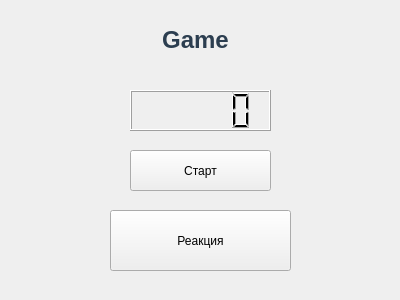
<?xml version="1.0" encoding="UTF-8"?>
<ui version="4.0">
 <class>Play</class>
 <widget class="QWidget" name="Play">
  <property name="geometry">
   <rect>
    <x>0</x>
    <y>0</y>
    <width>400</width>
    <height>300</height>
   </rect>
  </property>
  <property name="windowTitle">
   <string>Form</string>
  </property>
  <widget class="QLabel" name="label">
   <property name="geometry">
    <rect>
     <x>150</x>
     <y>20</y>
     <width>91</width>
     <height>41</height>
    </rect>
   </property>
   <property name="text">
    <string>&lt;html&gt;&lt;head/&gt;&lt;body&gt;&lt;p align=&quot;center&quot;&gt;&lt;span style=&quot; font-size:18pt; font-weight:700; color:#2c3e50;&quot;&gt;Game&lt;/span&gt;&lt;/p&gt;&lt;/body&gt;&lt;/html&gt;</string>
   </property>
  </widget>
  <widget class="QPushButton" name="reactionButton">
   <property name="geometry">
    <rect>
     <x>110</x>
     <y>210</y>
     <width>181</width>
     <height>61</height>
    </rect>
   </property>
   <property name="text">
    <string>Реакция</string>
   </property>
  </widget>
  <widget class="QPushButton" name="startButton">
   <property name="geometry">
    <rect>
     <x>130</x>
     <y>150</y>
     <width>141</width>
     <height>41</height>
    </rect>
   </property>
   <property name="text">
    <string>Старт</string>
   </property>
  </widget>
  <widget class="QLCDNumber" name="scoreDisplay">
   <property name="geometry">
    <rect>
     <x>130</x>
     <y>90</y>
     <width>141</width>
     <height>41</height>
    </rect>
   </property>
  </widget>
 </widget>
 <resources/>
 <connections/>
</ui>
